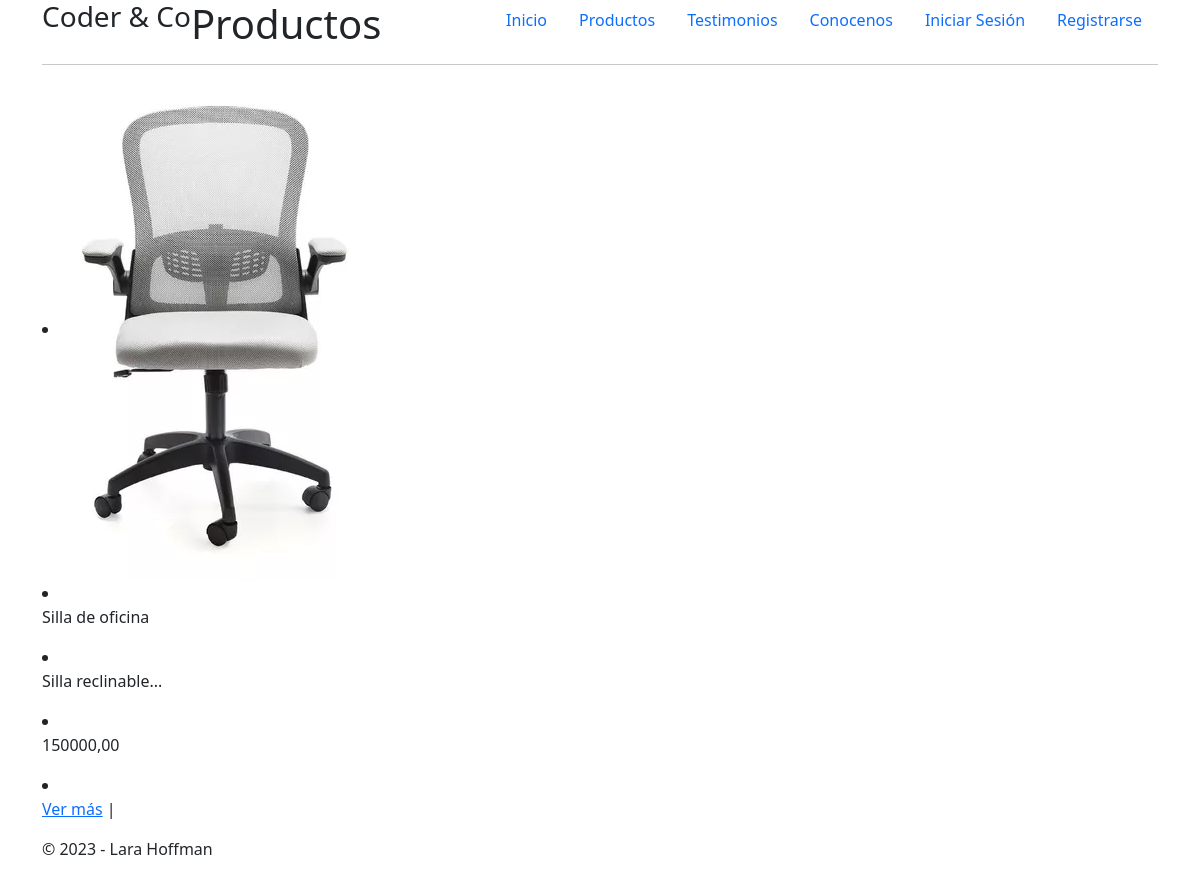
Screenshot of /productos/list with the database file from the repository.
### AppFinal/models.py (models this page shows, shortened)
class Productos(models.Model):
    nombre = models.CharField(max_length=150)
    categoria = models.CharField(max_length=100, choices=CATEGORIAS, default="")
    descripcion = models.TextField(max_length=250)
    precio = models.DecimalField(max_digits=10, decimal_places=2)
    imagen = models.ImageField(upload_to="productos") # ImageField si se instala Pillow
    stock = models.CharField(max_length=50, choices=STOCK_OPCIONES, default="disponible") # hay o no stock disponible
    autor = models.ForeignKey(User, on_delete=models.CASCADE, null=True, blank=True)
    fecha = models.DateField(auto_now_add=True)

### AppFinal/views.py (the view)
# urls.py: path('productos/list', views.ProductosList.as_view(), name="List"),
class ProductosList(ListView):
    model = Productos
    context_object_name = "productos"
    template_name = "AppFinal/productos_list.html"

### AppFinal/templates/AppFinal/productos_list.html (shortened to what this page needs)
{% extends "AppFinal/layout.html" %}
{% load static %}
{% block lo-que-cambia %}
    <h1>Productos</h1>
    <hr>
    {% for producto in productos %}
        <li><img src="{{producto.imagen.url}}" alt="imagen_producto"></li>
        <li><p>{{producto.nombre}}</p></li>
        <li><p>{{producto.descripcion}}</p></li>
        <li><p>{{producto.precio}}</p></li>
        <li><p>
                <a href="{% url 'Detail' producto.id %}">Ver más</a> |
            </p>
        </li>
    {% endfor %}
{% endblock %}

### rows the page displays
Productos: imagen (picture), nombre "Silla de oficina", descripcion "Silla reclinable...", precio "150000,00"
